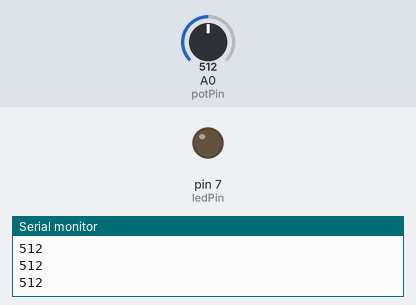
A sketch run on a simulated Arduino Uno, built with avr-gcc and run on an emulated ATmega328P. On the bench: output pins drawn as LEDs (lit = HIGH), the last lines printed to the serial monitor. Inputs (shaded band) come from the test bench; at power-on: A0 (potPin) = 512.

Above: at 1.2 s.
1.3 s: A0 (potPin) set to 989
2.8 s: A0 (potPin) set to 1012
At 3.8 s:
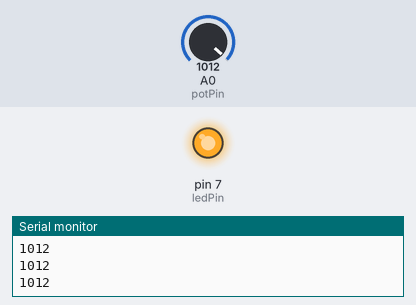
4.4 s: A0 (potPin) set to 990
At 5.2 s:
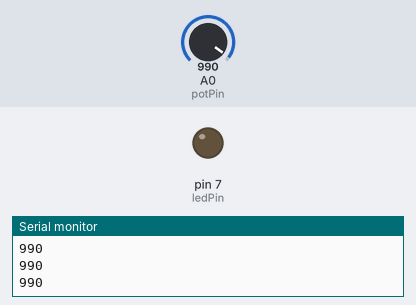
6.0 s: A0 (potPin) set to 1010
At 6.6 s:
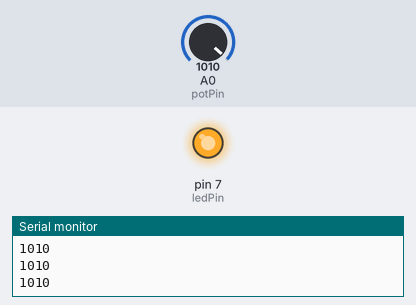
Timing chart, 0 to 8.6 s (numbered marks = the images above; inputs shaded):
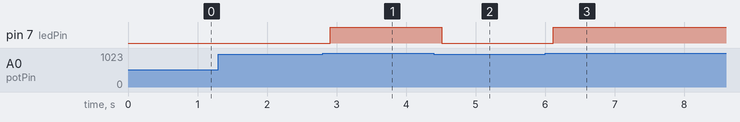

Measured:
- the behaviour switches between 1000 and 1001 on A0 (potPin) (found by bisection; images 0 and 1)
- after the input at 2.8 s, pin 7 (ledPin): LOW → HIGH after 0.11 s
- after the input at 4.4 s, pin 7 (ledPin): HIGH → LOW after 0.11 s
- after the input at 6.0 s, pin 7 (ledPin): LOW → HIGH after 0.12 s

The sketch:

lesson_17_session.ino
```cpp
//vars
int ledPin = 7;
int potPin = A0;
int delayTime = 100;
int potVal;


void setup(){
    pinMode(potPin, INPUT);
    pinMode(ledPin, OUTPUT);
    Serial.begin(9600);
}

void loop() {
    //basically just an if statement when already inside loop?
    potVal = analogRead(potPin);
    Serial.println(potVal);
    delay(delayTime);
    while (potVal>1000) {
        digitalWrite(ledPin,1);
        potVal = analogRead(potPin);
        Serial.println(potVal);
        delay(delayTime);
    }
    digitalWrite(ledPin,0);
}
```
